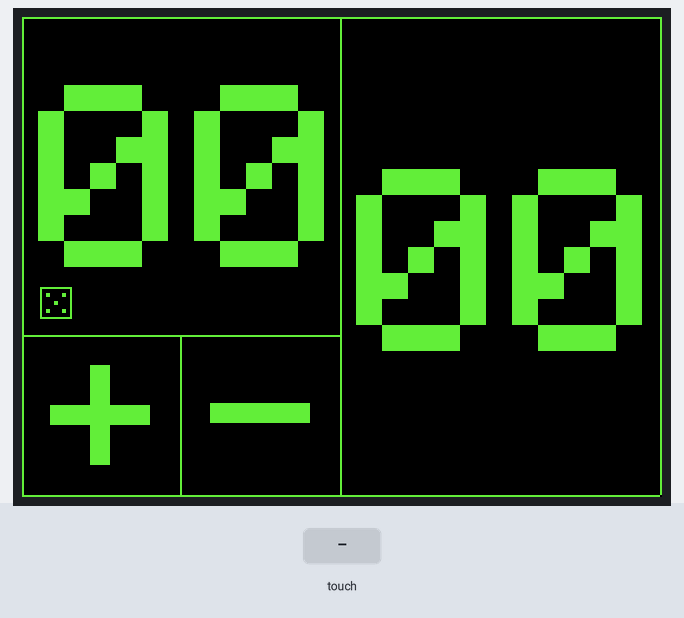
This program was run on a simulated Arduino Uno, built with avr-gcc and run on an emulated ATmega328P. On the bench: 320×240 colour display. Inputs (shaded band) come from the test bench. Random numbers use the default seed unless the program sets one.

Above: at 1.4 s.
1.5 s: touch panel pressed at 13 % / 10 % of its raw x / y range
At 2.46 s:
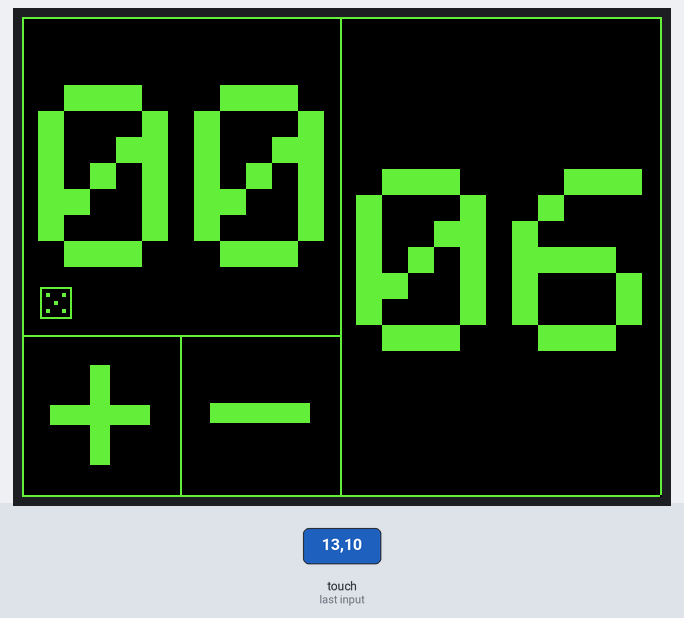
3.0 s: touch panel pressed at 62 % / 10 % of its raw x / y range
At 5.8 s:
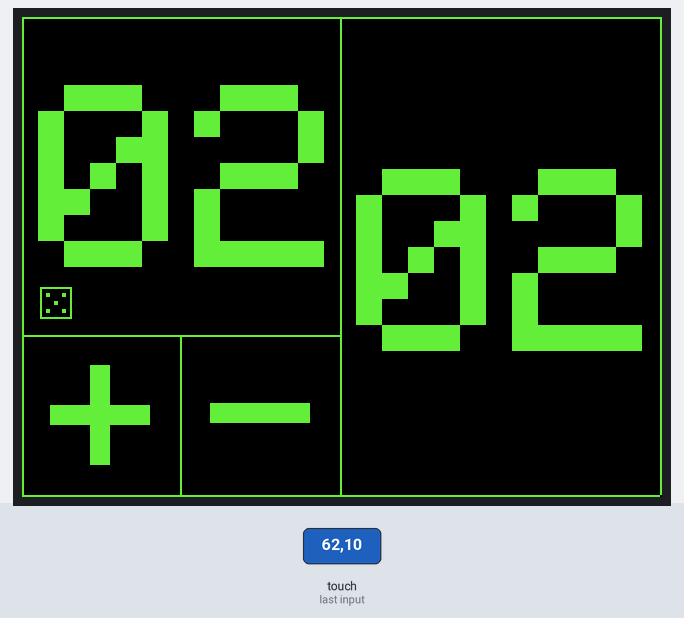
Timing chart, 0 to 7.3 s (numbered marks = the images above; inputs shaded):
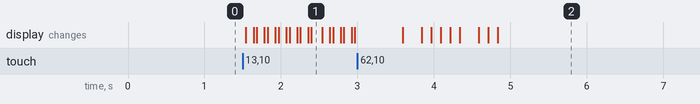

Measured:
- after the input at 1.5 s, the display: first changes at once (image 1 shows a later state)
- after the input at 3.0 s, the display: changes after 0.59 s (image 2)

The program:

main.cpp
```cpp
#include <Arduino.h>
#include <Wire.h>
#include <SPI.h>
#include <MCUFRIEND_kbv.h>
MCUFRIEND_kbv tft;       // hard-wired for UNO shields anyway.
#include <TouchScreen.h>

//ID=0x9341
constexpr int XP=6;
constexpr int XM=A2;
constexpr int YP=A1;
constexpr int YM=7;
constexpr int TS_LEFT = 151;
constexpr int TS_RT = 922;
constexpr int TS_TOP = 134;
constexpr int TS_BOT = 942;

TouchScreen ts = TouchScreen(XP, YP, XM, YM, 300);
TSPoint tp;

#define MINPRESSURE 200
#define MAXPRESSURE 1000

uint8_t Orientation = 1;

#define BLACK           0x0000
#define BLUE            0x001F
#define RED             0xF800
#define GREEN           0x07E0
#define CYAN            0x07FF
#define MAGENTA         0xF81F
#define YELLOW          0xFFE0
#define WHITE           0xFFFF
#define MATRIX_GREEN    0x6767

void throwSixDice(uint8_t count) {
    for (uint8_t i = 0; i <  random(10, 30); ++i) {
        tft.fillRect(1, 1, 158, 125, BLACK);
        tft.setCursor(8, 34);
        uint8_t throwResult = 0;
        for (uint8_t j = 0; j < count; ++j) {
            throwResult += (uint8_t) random(1, 6 + 1);
        }
        char str[3];
        sprintf(str, "%02d", throwResult);
        tft.print(str);
        delay(100);
    }
}

void throwTenDice() {
    for (uint8_t i = 0; i <  random(10, 30); ++i) {
        tft.fillRect(160, 1, 159, 238, BLACK);
        tft.setCursor(167, 76);
        char str[3];
        sprintf(str, "%02d", (uint8_t) random(1, 10 + 1));
        tft.print(str);
        delay(100);
    }
}

void updateDiceCount(uint8_t count) {
     tft.fillRect(1, 126, 158, 33, BLACK);
    uint8_t diceXDrawPos = 9;
    for (uint8_t i = 0; i < count; ++i) {
        tft.drawRect(diceXDrawPos, 135, 16, 16, MATRIX_GREEN);
        tft.fillRect(diceXDrawPos + 3, 138, 2, 2, MATRIX_GREEN);
        tft.fillRect(diceXDrawPos + 11, 138, 2, 2, MATRIX_GREEN);
        tft.fillRect(diceXDrawPos + 7, 142, 2, 2, MATRIX_GREEN);
        tft.fillRect(diceXDrawPos + 3, 146, 2, 2, MATRIX_GREEN);
        tft.fillRect(diceXDrawPos + 11, 146, 2, 2, MATRIX_GREEN);
        diceXDrawPos += 16 + 5;
    }
}

void setup(void)
{
    randomSeed(analogRead(5));
    tft.reset();
    tft.begin(tft.readID());
    tft.setRotation(Orientation);
    tft.fillScreen(BLACK);
    // Serial.begin(9600);

    // Draw main boxes
    tft.drawFastHLine(0, 0, 319, MATRIX_GREEN);
    tft.drawFastHLine(0, 239, 319, MATRIX_GREEN);
    tft.drawFastVLine(0, 0, 239, MATRIX_GREEN);
    tft.drawFastVLine(319, 0, 239, MATRIX_GREEN);
    tft.drawFastVLine(159, 0, 239, MATRIX_GREEN);

    // Draw dice config box
    tft.drawFastHLine(0, 159, 159, MATRIX_GREEN);
    tft.drawFastVLine(79, 159, 80, MATRIX_GREEN);
    tft.setTextColor(MATRIX_GREEN);
    tft.setTextWrap(false);
    tft.setCursor(14, 164);
    tft.setTextSize(10);
    tft.print('+');
    tft.setCursor(94, 163);
    tft.print('-');
    updateDiceCount(1);

    // Draw initial values
    tft.setTextSize(13);
    tft.setCursor(8, 34);
    tft.write("00");
    tft.setCursor(167, 76);
    tft.write("00");
}

void loop()
{
    static uint8_t diceCounter = 1;
    uint16_t xpos, ypos;
    tp = ts.getPoint();

    pinMode(XM, OUTPUT);
    pinMode(YP, OUTPUT);

    if (tp.z > MINPRESSURE && tp.z < MAXPRESSURE) {
        xpos = map(tp.y, 134, 942, 0, tft.width());
        ypos = map(tp.x, 922, 151, 0, tft.height());

        // Serial.print(xpos);
        // Serial.print(", ");
        // Serial.println(ypos);

        if (xpos > 320 || ypos > 240) {
            return; // Input out of bounds
        }

        if (ypos >= 118) {  // Ten dice
            throwTenDice();
        } else if (xpos <= 205) {   // Six dice
            throwSixDice(diceCounter);
        } else if (ypos <= 49) {    // Add dice
            if (diceCounter < 7) {
                ++diceCounter;
                updateDiceCount(diceCounter);
            }
        } else { // Subtract dice
            if (diceCounter > 1) {
                --diceCounter;
                updateDiceCount(diceCounter);
            }
        }

        delay(500); // Debounce
    }
}
```
